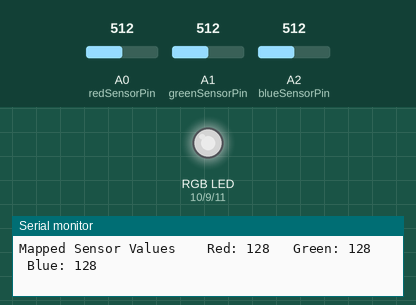
The sketch below on a simulated Arduino Uno, built with avr-gcc and run on an emulated ATmega328P. Shown: an RGB LED mixed from three pins (HIGH = lit), the last lines printed to the serial monitor. Inputs (shaded band) come from the test bench; at power-on: A0 (redSensorPin) = 512, A1 (greenSensorPin) = 512, A2 (blueSensorPin) = 512. Dim RGB values are drawn brighter than linear.

Above: at 1.2 s.
1.3 s: A0 (redSensorPin) set to 409
At 2.8 s:
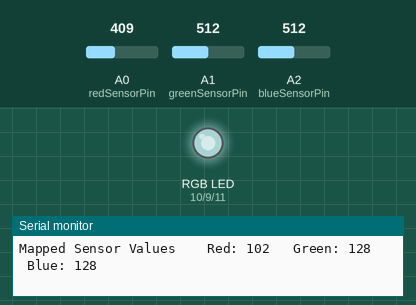
4.3 s: A0 (redSensorPin) set to 387
At 5.7 s:
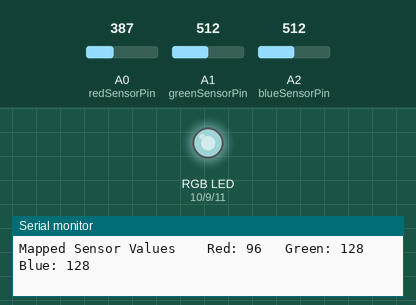
7.3 s: A1 (greenSensorPin) set to 412
At 8.2 s:
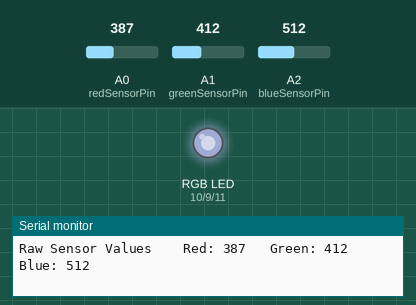
10.3 s: A1 (greenSensorPin) set to 391
At 11.8 s:
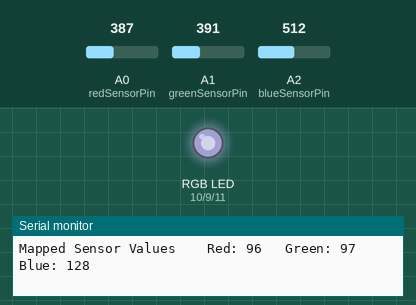
13.3 s: A2 (blueSensorPin) set to 409
At 14.4 s:
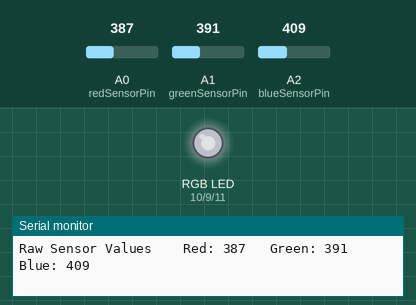
14.9 s: A2 (blueSensorPin) set to 386
At 16.3 s:
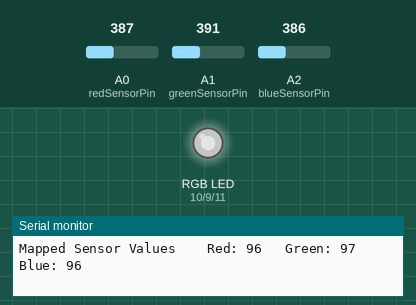
Timing chart, 0 to 17.5 s (numbered marks = the images above; inputs shaded):
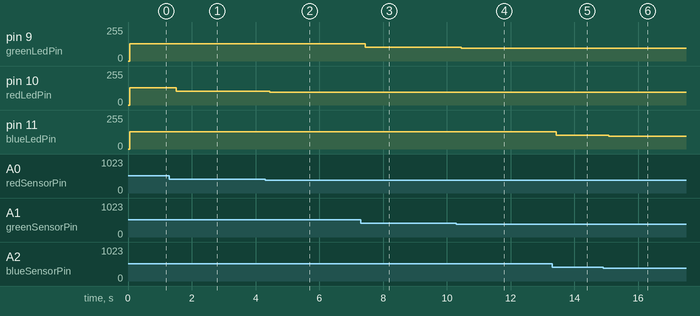

The sketch:

pr4-color_mixing_lamp.ino
```cpp
const int redLedPin = 10;
const int greenLedPin = 9;
const int blueLedPin = 11;

const int redSensorPin = A0;
const int greenSensorPin = A1;
const int blueSensorPin = A2;

int redValue = 0;
int greenValue = 0;
int blueValue = 0;

int redSensorValue = 0;
int greenSensorValue = 0;
int blueSensorValue = 0;

void setup() {
  Serial.begin(9600);

  pinMode(redLedPin, OUTPUT);
  pinMode(greenLedPin, OUTPUT);
  pinMode(blueLedPin, OUTPUT);
}

void loop() {
  redSensorValue = analogRead(redSensorPin);
  delay(5);
  greenSensorValue = analogRead(greenSensorPin);
  delay(5);
  blueSensorValue = analogRead(blueSensorPin);
  delay(5);

  Serial.print("Raw Sensor Values \t Red: ");
  Serial.print(redSensorValue);
  Serial.print("\t Green: ");
  Serial.print(greenSensorValue);
  Serial.print("\t Blue: ");
  Serial.print(blueSensorValue);
  Serial.print("\n");

  // convert input value into an output value (MAX 1023 into MAX 255)
  redValue = redSensorValue / 4;
  greenValue = greenSensorValue / 4;
  blueValue = blueSensorValue / 4;

  Serial.print("Mapped Sensor Values \t Red: ");
  Serial.print(redValue);
  Serial.print("\t Green: ");
  Serial.print(greenValue);
  Serial.print("\t Blue: ");
  Serial.print(blueValue);
  Serial.print("\n\n");


  analogWrite(redLedPin, redValue);
  analogWrite(greenLedPin, greenValue);
  analogWrite(blueLedPin, blueValue);

//  delay(1000);

}
```

Measured:
- after the input at 1.3 s, pin 10 (redLedPin): 128/255 → 102/255 after 0.22 s
- after the input at 4.3 s, pin 10 (redLedPin): 102/255 → 96/255 after 0.14 s
- after the input at 7.3 s, pin 9 (greenLedPin): 128/255 → 103/255 after 0.14 s
- after the input at 10.3 s, pin 9 (greenLedPin): 103/255 → 97/255 after 0.15 s
- after the input at 13.3 s, pin 11 (blueLedPin): 128/255 → 102/255 after 0.12 s
- after the input at 14.9 s, pin 11 (blueLedPin): 102/255 → 96/255 after 0.18 s
